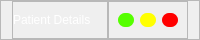
        <widget class="QFrame" name="title_bar_2">
         <property name="maximumSize">
          <size>
           <width>16777215</width>
           <height>40</height>
          </size>
         </property>
         <property name="styleSheet">
          <string notr="true">background-color: none;</string>
         </property>
         <property name="frameShape">
          <enum>QFrame::StyledPanel</enum>
         </property>
         <property name="frameShadow">
          <enum>QFrame::Raised</enum>
         </property>
         <layout class="QHBoxLayout" name="horizontalLayout_5">
          <property name="spacing">
           <number>0</number>
          </property>
          <property name="leftMargin">
           <number>11</number>
          </property>
          <property name="topMargin">
           <number>0</number>
          </property>
          <property name="rightMargin">
           <number>11</number>
          </property>
          <property name="bottomMargin">
           <number>0</number>
          </property>
          <item>
           <widget class="QFrame" name="frame_3">
            <property name="frameShape">
             <enum>QFrame::StyledPanel</enum>
            </property>
            <property name="frameShadow">
             <enum>QFrame::Raised</enum>
            </property>
            <layout class="QHBoxLayout" name="horizontalLayout_7">
             <property name="spacing">
              <number>0</number>
             </property>
             <property name="leftMargin">
              <number>0</number>
             </property>
             <property name="topMargin">
              <number>0</number>
             </property>
             <property name="rightMargin">
              <number>0</number>
             </property>
             <property name="bottomMargin">
              <number>0</number>
             </property>
             <item>
              <widget class="QLabel" name="label">
               <property name="styleSheet">
                <string notr="true">QLabel{
	font: 87 14pt &quot;Montserrat Black&quot;;
	text-align: center;
	color:#FFF;
	background-color: rgba(255, 255, 255, 0);
}</string>
               </property>
               <property name="text">
                <string>Patient Details</string>
               </property>
              </widget>
             </item>
            </layout>
           </widget>
          </item>
          <item>
           <widget class="QFrame" name="window_btns">
            <property name="maximumSize">
             <size>
              <width>80</width>
              <height>16777215</height>
             </size>
            </property>
            <property name="frameShape">
             <enum>QFrame::StyledPanel</enum>
            </property>
            <property name="frameShadow">
             <enum>QFrame::Raised</enum>
            </property>
            <layout class="QHBoxLayout" name="horizontalLayout_6">
             <item>
              <widget class="QPushButton" name="minimize_btn">
               <property name="styleSheet">
                <string notr="true">QPushButton{
	border:0px solid;
	background-color: rgb(85, 255, 0);
	border-radius: 7px;
}
QPushButton:hover{
	
	background-color: rgb(68, 204, 0);
}</string>
               </property>
               <property name="text">
                <string/>
               </property>
              </widget>
             </item>
             <item>
              <widget class="QPushButton" name="maximize_btn">
               <property name="styleSheet">
                <string notr="true">QPushButton{
	border:0px solid;
	background-color: rgb(255, 255, 0);
	border-radius: 7px;
}
QPushButton:hover{
	
	background-color: rgb(214, 214, 0);
}</string>
               </property>
               <property name="text">
                <string/>
               </property>
              </widget>
             </item>
             <item>
              <widget class="QPushButton" name="close_btn">
               <property name="styleSheet">
                <string notr="true">QPushButton{
	border:0px solid;
	background-color: rgb(255, 0, 0);
	border-radius: 7px;
}
QPushButton:hover{
	
	background-color: rgb(199, 0, 0);
}</string>
               </property>
               <property name="text">
                <string/>
               </property>
              </widget>
             </item>
            </layout>
           </widget>
          </item>
         </layout>
        </widget>
